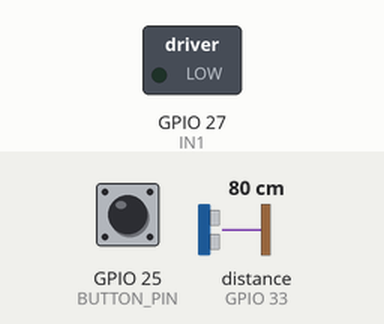
Recording of a sketch running on a simulated ESP32. Shown: switched loads named in the sketch (green lamp = pin HIGH). The inputs (shaded band) are chosen by the test bench; at power-on: GPIO 25 (BUTTON_PIN) LOW, distance to the obstacle (sensor on GPIO 33) 80 cm. The echo pulse lasts 58.3 µs per cm; WiFi joins after 1.5 s; servers stay silent unless stated; uploads are accepted with an empty reply; the local clock reads 2024-03-15 10:24:30 at power-on unless the sketch sets it; pins used as bus, display or sensor lines are not drawn; what the sketch prints to the serial monitor is not drawn.

Above: at 2.9 s.
3.0 s: GPIO 25 (BUTTON_PIN) pulled HIGH for 3 s
Timing chart, 0 to 6.0 s (numbered marks = the images above; inputs shaded):
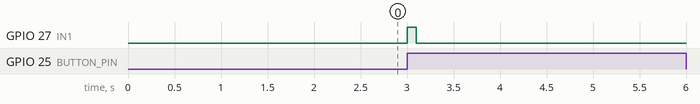

The sketch:

ArroFeeder.ino
```cpp
#include <WiFi.h>
#include <HTTPClient.h>
#include <ArduinoJson.h>
#include <time.h>

/* ================= CREDENTIALS ================= */
const char* WIFI_SSID = "Greyhaus";
const char* WIFI_PASS = "Dollararro2025";
const char* API_KEY = "AIzaSyDwdYF-XFH2_MmYrOQyWcaz3iWFfQgdoMg";
const char* USER_EMAIL = "gavinamosj@gmail.com";
const char* USER_PASSWORD = "ArroFeeder123";

String idToken = "";

/* ================= PINS ================= */
const int IN1 = 27;
const int BUTTON_PIN = 25;
const int TRIG_PIN = 32;
const int ECHO_PIN = 33;

const float DIST_EMPTY = 14.65;
const float DIST_FULL = 2.0;

/* ================= GLOBALS ================= */
int lastTriggeredMinute = -1;
volatile bool physicalButtonFlag = false;
unsigned long lastButtonTime = 0;

// Forward Declarations
bool executeFeed();
bool firebaseLogin(); // <-- THE FIX IS HERE

void IRAM_ATTR handleButtonPress() {
  unsigned long currentTime = millis();
  if (currentTime - lastButtonTime > 1000) {
    physicalButtonFlag = true;
    lastButtonTime = currentTime;
  }
}

bool firebaseLogin() {
  Serial.println("\n[AUTH] Attempting Firebase Login...");
  HTTPClient http;
  String url = "https://identitytoolkit.googleapis.com/v1/accounts:signInWithPassword?key=" + String(API_KEY);
  http.begin(url);
  http.addHeader("Content-Type", "application/json");
  String payload = "{\"email\":\"" + String(USER_EMAIL) + "\",\"password\":\"" + String(USER_PASSWORD) + "\",\"returnSecureToken\":true}";

  int httpCode = http.POST(payload);
  if (httpCode == 200) {
    String response = http.getString();
    StaticJsonDocument<1024> doc;
    deserializeJson(doc, response);
    idToken = doc["idToken"].as<String>();
    Serial.println("[AUTH] Success: Token acquired.");
    http.end();
    return true;
  } else {
    Serial.print("[AUTH] Error: Login failed with code ");
    Serial.println(httpCode);
    http.end();
    return false;
  }
}

void setup() {
  Serial.begin(115200);
  Serial.println("\n\n====================================");
  Serial.println("      ARROFEEDER SYSTEM BOOT      ");
  Serial.println("====================================");

  pinMode(IN1, OUTPUT); digitalWrite(IN1, LOW);
  pinMode(BUTTON_PIN, INPUT_PULLDOWN);
  attachInterrupt(digitalPinToInterrupt(BUTTON_PIN), handleButtonPress, RISING);
  pinMode(TRIG_PIN, OUTPUT); pinMode(ECHO_PIN, INPUT);

  Serial.print("[WIFI] Connecting to "); Serial.println(WIFI_SSID);
  WiFi.begin(WIFI_SSID, WIFI_PASS);
  while (WiFi.status() != WL_CONNECTED) {
    delay(500);
    Serial.print(".");
  }
  Serial.println("\n[WIFI] Connected! IP: " + WiFi.localIP().toString());

  configTime(7 * 3600, 0, "pool.ntp.org", "time.google.com");
  Serial.println("[TIME] Synchronizing with NTP...");

  while (!firebaseLogin()) {
    Serial.println("[AUTH] Retry in 5s...");
    delay(5000);
  }
  Serial.println("====================================\n");
}

void loop() {
  static unsigned long lastCheck = 0;
  static unsigned long lastUltrasonic = 0;

  if (physicalButtonFlag) {
    physicalButtonFlag = false;
    Serial.println("\n[INPUT] Physical Button Pressed!");
    executeFeed();
  }

  if (WiFi.status() == WL_CONNECTED && millis() - lastCheck > 2000) {
    lastCheck = millis();
    syncWithFirebase();
  } else if (WiFi.status() != WL_CONNECTED) {
    Serial.println("[WARN] WiFi Connection Lost!");
  }

  if (millis() - lastUltrasonic > 10000) {
    lastUltrasonic = millis();
    readAndUploadUltrasonic();
  }
}

void syncWithFirebase() {
  HTTPClient http;
  String url = "https://studio-9181352265-1f5a4-default-rtdb.asia-southeast1.firebasedatabase.app/petfeeder.json?auth=" + idToken;
  http.begin(url);

  int code = http.GET();
  if (code == 200) {
    String payload = http.getString();
    StaticJsonDocument<1024> doc;
    deserializeJson(doc, payload);

    if (doc["feed_now"] == true) {
      Serial.println("\n[WEB] Remote Feed Triggered via Dashboard!");
      if (executeFeed()) {
        HTTPClient patchHttp;
        patchHttp.begin(url);
        patchHttp.addHeader("Content-Type", "application/json");
        int patchCode = patchHttp.PATCH("{\"feed_now\":false}");
        if(patchCode == 200) {
          Serial.println("[DATABASE] feed_now flag reset to false.");
        } else {
          Serial.print("[ERROR] Failed to reset feed_now flag. Code: "); Serial.println(patchCode);
        }
        patchHttp.end();
      } else {
        Serial.println("[WEB] Feed execution failed. Will retry on next cycle.");
      }
    }

    struct tm ti;
    if (doc["schedule"]["enabled"] == true && getLocalTime(&ti)) {
      if (ti.tm_hour == (int)doc["schedule"]["hour"] &&
          ti.tm_min == (int)doc["schedule"]["minute"] &&
          ti.tm_min != lastTriggeredMinute) {

        lastTriggeredMinute = ti.tm_min;
        Serial.print("\n[SCHEDULE] Feeding Arro at ");
        Serial.print(ti.tm_hour); Serial.print(":"); Serial.println(ti.tm_min);
        executeFeed();
      }
    }
  } else if (code == 401) {
    Serial.println("[AUTH] Token expired. Re-authenticating...");
    firebaseLogin();
  } else {
    Serial.print("[SYNC] Database Error. Code: "); Serial.println(code);
  }
  http.end();
}

void readAndUploadUltrasonic() {
  digitalWrite(TRIG_PIN, LOW); delayMicroseconds(2);
  digitalWrite(TRIG_PIN, HIGH); delayMicroseconds(10);
  digitalWrite(TRIG_PIN, LOW);

  long duration = pulseIn(ECHO_PIN, HIGH, 25000);
  if (duration == 0) {
    Serial.println("[SENSOR] Error: No pulse detected from HC-SR04.");
    return;
  }

  float distanceCm = duration * 0.034 / 2;
  int foodPercent = map(constrain(distanceCm, DIST_FULL, DIST_EMPTY) * 100, DIST_EMPTY * 100, DIST_FULL * 100, 0, 100);

  Serial.print("[SENSOR] Food Level: ");
  Serial.print(foodPercent); Serial.print("% (");
  Serial.print(distanceCm); Serial.println(" cm)");

  if (WiFi.status() == WL_CONNECTED) {
    HTTPClient http;
    String url = "https://studio-9181352265-1f5a4-default-rtdb.asia-southeast1.firebasedatabase.app/petfeeder.json?auth=" + idToken;
    http.begin(url);
    http.addHeader("Content-Type", "application/json");
    int patchCode = http.PATCH("{\"food_level\":" + String(foodPercent) + "}");
    if (patchCode != 200) {
      Serial.print("[SENSOR] Upload Error: "); Serial.println(patchCode);
    }
    http.end();
  }
}

bool executeFeed() {
  Serial.println("[MOTOR] SPINNING... Feeding Arro.");
  digitalWrite(IN1, HIGH);
  delay(100);
  digitalWrite(IN1, LOW);
  Serial.println("[MOTOR] STOPPED.");

  if (WiFi.status() != WL_CONNECTED) {
    Serial.println("[ERROR] Cannot update timestamp, WiFi disconnected.");
    return false;
  }

  struct tm ti;
  if (!getLocalTime(&ti, 10000)) { // 10 second timeout
      Serial.println("[ERROR] Cannot update timestamp, failed to get local time.");
      return false;
  }

  HTTPClient putHttp;
  String url = "https://studio-9181352265-1f5a4-default-rtdb.asia-southeast1.firebasedatabase.app/petfeeder/last_feed.json?auth=" + idToken;
  putHttp.begin(url);
  putHttp.addHeader("Content-Type", "application/json");

  long long timestamp = (long long)time(nullptr) * 1000;
  int putCode = putHttp.PUT(String(timestamp));
  putHttp.end();

  if (putCode == 200) {
    Serial.println("[DATABASE] last_feed timestamp updated.");
    return true; // Success!
  } else {
    Serial.print("[ERROR] last_feed update failed. Code: "); Serial.println(putCode);
    if (putCode == 401) { firebaseLogin(); } // Re-authenticate if token was the issue
    return false; // Failure!
  }
}
```

Measured:
- after the input at 3.0 s, GPIO 27 (IN1): LOW → HIGH at once, → LOW 0.10 s later
